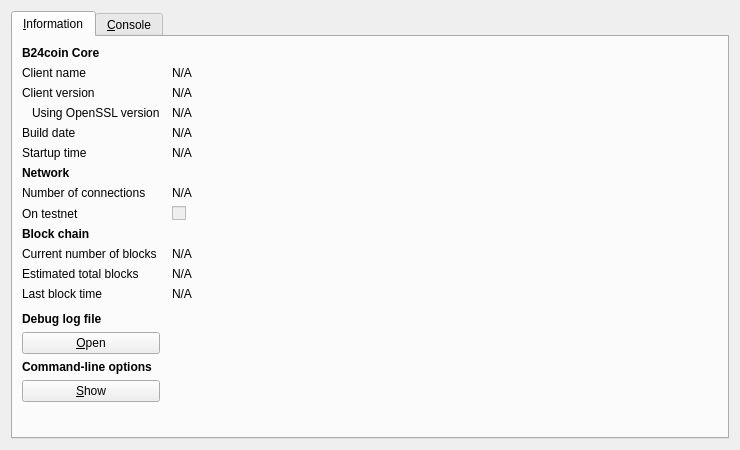
<?xml version="1.0" encoding="UTF-8"?>
<ui version="4.0">
 <class>RPCConsole</class>
 <widget class="QDialog" name="RPCConsole">
  <property name="geometry">
   <rect>
    <x>0</x>
    <y>0</y>
    <width>740</width>
    <height>450</height>
   </rect>
  </property>
  <property name="windowTitle">
   <string>B24coin - Debug window</string>
  </property>
  <layout class="QVBoxLayout" name="verticalLayout_2">
   <item>
    <widget class="QTabWidget" name="tabWidget">
     <property name="currentIndex">
      <number>0</number>
     </property>
     <widget class="QWidget" name="tab_info">
      <attribute name="title">
       <string>&amp;Information</string>
      </attribute>
      <layout class="QGridLayout" name="gridLayout" columnstretch="0,1">
       <property name="horizontalSpacing">
        <number>12</number>
       </property>
       <item row="0" column="0">
        <widget class="QLabel" name="label_9">
         <property name="font">
          <font>
           <weight>75</weight>
           <bold>true</bold>
          </font>
         </property>
         <property name="text">
          <string>B24coin Core</string>
         </property>
        </widget>
       </item>
       <item row="1" column="0">
        <widget class="QLabel" name="label_5">
         <property name="text">
          <string>Client name</string>
         </property>
        </widget>
       </item>
       <item row="1" column="1">
        <widget class="QLabel" name="clientName">
         <property name="cursor">
          <cursorShape>IBeamCursor</cursorShape>
         </property>
         <property name="text">
          <string>N/A</string>
         </property>
         <property name="textFormat">
          <enum>Qt::PlainText</enum>
         </property>
         <property name="textInteractionFlags">
          <set>Qt::LinksAccessibleByMouse|Qt::TextSelectableByKeyboard|Qt::TextSelectableByMouse</set>
         </property>
        </widget>
       </item>
       <item row="2" column="0">
        <widget class="QLabel" name="label_6">
         <property name="text">
          <string>Client version</string>
         </property>
        </widget>
       </item>
       <item row="2" column="1">
        <widget class="QLabel" name="clientVersion">
         <property name="cursor">
          <cursorShape>IBeamCursor</cursorShape>
         </property>
         <property name="text">
          <string>N/A</string>
         </property>
         <property name="textFormat">
          <enum>Qt::PlainText</enum>
         </property>
         <property name="textInteractionFlags">
          <set>Qt::LinksAccessibleByMouse|Qt::TextSelectableByKeyboard|Qt::TextSelectableByMouse</set>
         </property>
        </widget>
       </item>
       <item row="3" column="0">
        <widget class="QLabel" name="label_14">
         <property name="text">
          <string>Using OpenSSL version</string>
         </property>
         <property name="indent">
          <number>10</number>
         </property>
        </widget>
       </item>
       <item row="3" column="1">
        <widget class="QLabel" name="openSSLVersion">
         <property name="cursor">
          <cursorShape>IBeamCursor</cursorShape>
         </property>
         <property name="text">
          <string>N/A</string>
         </property>
         <property name="textFormat">
          <enum>Qt::PlainText</enum>
         </property>
         <property name="textInteractionFlags">
          <set>Qt::LinksAccessibleByMouse|Qt::TextSelectableByKeyboard|Qt::TextSelectableByMouse</set>
         </property>
        </widget>
       </item>
       <item row="4" column="0">
        <widget class="QLabel" name="label_12">
         <property name="text">
          <string>Build date</string>
         </property>
        </widget>
       </item>
       <item row="4" column="1">
        <widget class="QLabel" name="buildDate">
         <property name="cursor">
          <cursorShape>IBeamCursor</cursorShape>
         </property>
         <property name="text">
          <string>N/A</string>
         </property>
         <property name="textFormat">
          <enum>Qt::PlainText</enum>
         </property>
         <property name="textInteractionFlags">
          <set>Qt::LinksAccessibleByMouse|Qt::TextSelectableByKeyboard|Qt::TextSelectableByMouse</set>
         </property>
        </widget>
       </item>
       <item row="5" column="0">
        <widget class="QLabel" name="label_13">
         <property name="text">
          <string>Startup time</string>
         </property>
        </widget>
       </item>
       <item row="5" column="1">
        <widget class="QLabel" name="startupTime">
         <property name="cursor">
          <cursorShape>IBeamCursor</cursorShape>
         </property>
         <property name="text">
          <string>N/A</string>
         </property>
         <property name="textFormat">
          <enum>Qt::PlainText</enum>
         </property>
         <property name="textInteractionFlags">
          <set>Qt::LinksAccessibleByMouse|Qt::TextSelectableByKeyboard|Qt::TextSelectableByMouse</set>
         </property>
        </widget>
       </item>
       <item row="6" column="0">
        <widget class="QLabel" name="label_11">
         <property name="font">
          <font>
           <weight>75</weight>
           <bold>true</bold>
          </font>
         </property>
         <property name="text">
          <string>Network</string>
         </property>
        </widget>
       </item>
       <item row="7" column="0">
        <widget class="QLabel" name="label_7">
         <property name="text">
          <string>Number of connections</string>
         </property>
        </widget>
       </item>
       <item row="7" column="1">
        <widget class="QLabel" name="numberOfConnections">
         <property name="cursor">
          <cursorShape>IBeamCursor</cursorShape>
         </property>
         <property name="text">
          <string>N/A</string>
         </property>
         <property name="textFormat">
          <enum>Qt::PlainText</enum>
         </property>
         <property name="textInteractionFlags">
          <set>Qt::LinksAccessibleByMouse|Qt::TextSelectableByKeyboard|Qt::TextSelectableByMouse</set>
         </property>
        </widget>
       </item>
       <item row="8" column="0">
        <widget class="QLabel" name="label_8">
         <property name="text">
          <string>On testnet</string>
         </property>
        </widget>
       </item>
       <item row="8" column="1">
        <widget class="QCheckBox" name="isTestNet">
         <property name="enabled">
          <bool>false</bool>
         </property>
         <property name="text">
          <string/>
         </property>
        </widget>
       </item>
       <item row="9" column="0">
        <widget class="QLabel" name="label_10">
         <property name="font">
          <font>
           <weight>75</weight>
           <bold>true</bold>
          </font>
         </property>
         <property name="text">
          <string>Block chain</string>
         </property>
        </widget>
       </item>
       <item row="10" column="0">
        <widget class="QLabel" name="label_3">
         <property name="text">
          <string>Current number of blocks</string>
         </property>
        </widget>
       </item>
       <item row="10" column="1">
        <widget class="QLabel" name="numberOfBlocks">
         <property name="cursor">
          <cursorShape>IBeamCursor</cursorShape>
         </property>
         <property name="text">
          <string>N/A</string>
         </property>
         <property name="textFormat">
          <enum>Qt::PlainText</enum>
         </property>
         <property name="textInteractionFlags">
          <set>Qt::LinksAccessibleByMouse|Qt::TextSelectableByKeyboard|Qt::TextSelectableByMouse</set>
         </property>
        </widget>
       </item>
       <item row="11" column="0">
        <widget class="QLabel" name="label_4">
         <property name="text">
          <string>Estimated total blocks</string>
         </property>
        </widget>
       </item>
       <item row="11" column="1">
        <widget class="QLabel" name="totalBlocks">
         <property name="cursor">
          <cursorShape>IBeamCursor</cursorShape>
         </property>
         <property name="text">
          <string>N/A</string>
         </property>
         <property name="textFormat">
          <enum>Qt::PlainText</enum>
         </property>
         <property name="textInteractionFlags">
          <set>Qt::LinksAccessibleByMouse|Qt::TextSelectableByKeyboard|Qt::TextSelectableByMouse</set>
         </property>
        </widget>
       </item>
       <item row="12" column="0">
        <widget class="QLabel" name="label_2">
         <property name="text">
          <string>Last block time</string>
         </property>
        </widget>
       </item>
       <item row="12" column="1">
        <widget class="QLabel" name="lastBlockTime">
         <property name="cursor">
          <cursorShape>IBeamCursor</cursorShape>
         </property>
         <property name="text">
          <string>N/A</string>
         </property>
         <property name="textFormat">
          <enum>Qt::PlainText</enum>
         </property>
         <property name="textInteractionFlags">
          <set>Qt::LinksAccessibleByMouse|Qt::TextSelectableByKeyboard|Qt::TextSelectableByMouse</set>
         </property>
        </widget>
       </item>
       <item row="13" column="0">
        <spacer name="verticalSpacer_2">
         <property name="orientation">
          <enum>Qt::Vertical</enum>
         </property>
         <property name="sizeHint" stdset="0">
          <size>
           <width>20</width>
           <height>20</height>
          </size>
         </property>
        </spacer>
       </item>
       <item row="14" column="0">
        <widget class="QLabel" name="labelDebugLogfile">
         <property name="font">
          <font>
           <weight>75</weight>
           <bold>true</bold>
          </font>
         </property>
         <property name="text">
          <string>Debug log file</string>
         </property>
        </widget>
       </item>
       <item row="15" column="0">
        <widget class="QPushButton" name="openDebugLogfileButton">
         <property name="toolTip">
          <string>Open the B24coin debug log file from the current data directory. This can take a few seconds for large log files.</string>
         </property>
         <property name="text">
          <string>&amp;Open</string>
         </property>
         <property name="autoDefault">
          <bool>false</bool>
         </property>
        </widget>
       </item>
       <item row="16" column="0">
        <widget class="QLabel" name="labelCLOptions">
         <property name="font">
          <font>
           <weight>75</weight>
           <bold>true</bold>
          </font>
         </property>
         <property name="text">
          <string>Command-line options</string>
         </property>
        </widget>
       </item>
       <item row="17" column="0">
        <widget class="QPushButton" name="showCLOptionsButton">
         <property name="toolTip">
          <string>Show the B24coin-Qt help message to get a list with possible B24coin command-line options.</string>
         </property>
         <property name="text">
          <string>&amp;Show</string>
         </property>
         <property name="autoDefault">
          <bool>false</bool>
         </property>
        </widget>
       </item>
       <item row="18" column="0">
        <spacer name="verticalSpacer">
         <property name="orientation">
          <enum>Qt::Vertical</enum>
         </property>
         <property name="sizeHint" stdset="0">
          <size>
           <width>20</width>
           <height>40</height>
          </size>
         </property>
        </spacer>
       </item>
      </layout>
     </widget>
     <widget class="QWidget" name="tab_console">
      <attribute name="title">
       <string>&amp;Console</string>
      </attribute>
      <layout class="QVBoxLayout" name="verticalLayout_3">
       <property name="spacing">
        <number>3</number>
       </property>
       <item>
        <widget class="QTextEdit" name="messagesWidget">
         <property name="minimumSize">
          <size>
           <width>0</width>
           <height>100</height>
          </size>
         </property>
         <property name="readOnly">
          <bool>true</bool>
         </property>
         <property name="tabKeyNavigation" stdset="0">
          <bool>false</bool>
         </property>
         <property name="columnCount" stdset="0">
          <number>2</number>
         </property>
        </widget>
       </item>
       <item>
        <layout class="QHBoxLayout" name="horizontalLayout">
         <property name="spacing">
          <number>3</number>
         </property>
         <item>
          <widget class="QLabel" name="label">
           <property name="text">
            <string notr="true">&gt;</string>
           </property>
          </widget>
         </item>
         <item>
          <widget class="QLineEdit" name="lineEdit"/>
         </item>
         <item>
          <widget class="QPushButton" name="clearButton">
           <property name="maximumSize">
            <size>
             <width>24</width>
             <height>24</height>
            </size>
           </property>
           <property name="toolTip">
            <string>Clear console</string>
           </property>
           <property name="text">
            <string/>
           </property>
           <property name="icon">
            <iconset resource="../bitcoin.qrc">
             <normaloff>:/icons/remove</normaloff>:/icons/remove</iconset>
           </property>
           <property name="shortcut">
            <string notr="true">Ctrl+L</string>
           </property>
           <property name="autoDefault">
            <bool>false</bool>
           </property>
          </widget>
         </item>
        </layout>
       </item>
      </layout>
     </widget>
    </widget>
   </item>
  </layout>
 </widget>
 <resources>
  <include location="../bitcoin.qrc"/>
 </resources>
 <connections/>
</ui>
